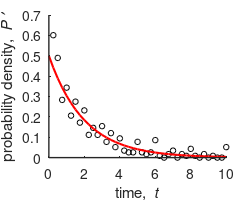
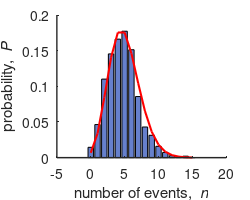
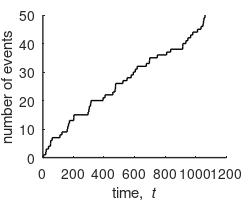

Source code (MATLAB) for these figures, in order:
function exampleMonteCarlo2

% PARAMETERS AND INITIALIZATION
k = 0.5;                      % rate (in "real units", s^-1)
dt = 0.1;                     % simulation dt, make small such that k*dt < 0.2
nTimeSteps = 10000;           % number of dt steps to simulate
r1 = rand(1,nTimeSteps);      % random number for monte carlo
timeStep = nan(1,nTimeSteps); % simulation time steps where steps occur
                              % (pre-allocate r1 and timeStep for speed)

% SIMULATION
s = 0;                        % number of steps taken
t = 1;                        % simulation time points, matlab arrays start at 1
while t < nTimeSteps,
    if r1(t) > 1 - k*dt,
        s = s + 1;            % take a step
        timeStep(s) = t;      % mark the simulation time the step happened
    end
    t = t + 1;                % increase simulation time
end

% EXPONENTIAL DISTRIBUTION
% confirm the delay between steps fits the appropriate exponential distribution
hfig = 1;
figure(hfig); clf;
t1 = 0.25:0.25:10;            % bins for plots and histogram
plot(t1,hist(diff(timeStep*dt),t1)/sum(hist(diff(timeStep*dt),t1))/diff(t1(1:2)),'ok','markersize',4);
hold on;
plot([0 t1], k * exp(-k .* [0 t1]),'-r','linewidth',1.5);
fontSize = 10;
set(gca,'fontsize',fontSize);
set(gca,'linewidth',1);
set(gca,'layer','top');
box off;
set(hfig, 'PaperSize', [3 2.5]);
set(hfig, 'PaperPosition', [0.25 0.25 2.5 2]);
ylabel('probability density, {\it P \prime}')
xlabel('time, {\it t}');
set(gca,'xtick',0:2:10);

% POISSON DISTRIBUTION

% first calculate the distribution of events in the given amount of time
% using a sliding window
timeStepWindow = 100;
nWindows = nTimeSteps - timeStepWindow;
num = zeros(1,nWindows);
for i = 1:nWindows,
    num(i) = length(intersect(i:i+timeStepWindow,timeStep));
end

% plot the distribution and confirm that it fits to the appropriate
% Poisson distribution
hfig = 2;
figure(hfig); clf;
bins = 0:1:15;
bar(bins,hist(num,bins)/sum(hist(num,bins)),'facecolor',[0.4 0.5 0.8]);
hold on;
plot(bins,poisspdf(bins,k*timeStepWindow*dt),'-r','linewidth',1.5);
fontSize = 10;
set(gca,'fontsize',fontSize);
set(gca,'linewidth',1);
set(gca,'layer','top');
box off;
set(hfig, 'PaperSize', [3 2.5]);
set(hfig, 'PaperPosition', [0.25 0.25 2.5 2]);
ylabel('probability, {\it P}')
xlabel('number of events, {\it n}');

% TRAJECTORY
hfig = 3;
figure(hfig); clf;
nEvents = 50;       % show only the first 50 steps
stairs([0 timeStep(1:nEvents)],[0 1:nEvents],'-k','linewidth',1);
fontSize = 10;
set(gca,'fontsize',fontSize);
set(gca,'linewidth',1);
set(gca,'layer','top');
box off;
set(hfig, 'PaperSize', [3 2.5]);
set(hfig, 'PaperPosition', [0.25 0.25 2.5 2]);
xlabel('time, {\it t}');
ylabel('number of events');
